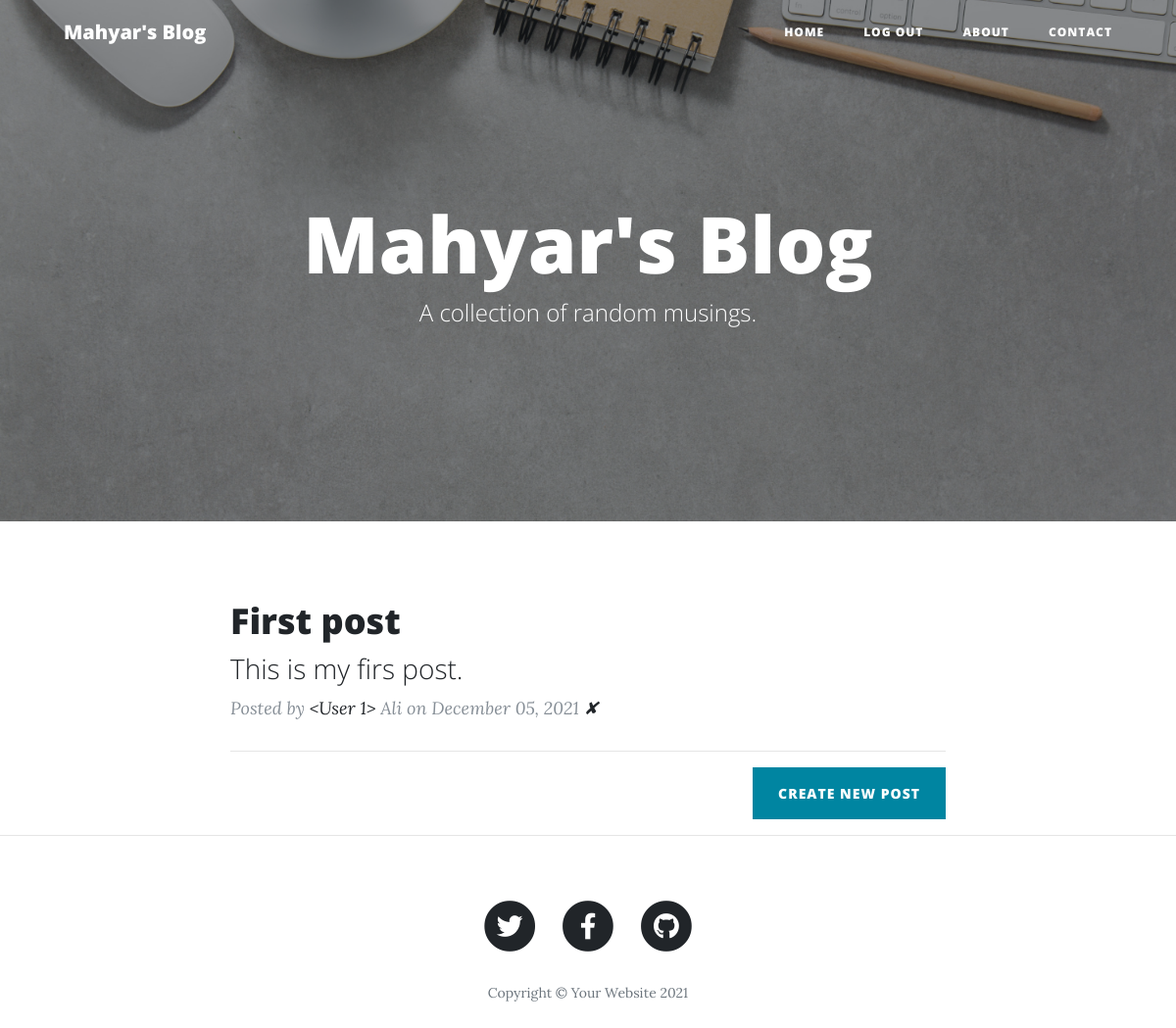
The page / (signed in) on the database its author committed.
### main.py (models this page shows)
class BlogPost(db.Model):
    __tablename__ = "blog_posts"
    id = db.Column(db.Integer, primary_key=True)
    author_id = db.Column(db.Integer, db.ForeignKey("users.id"))
    author = relationship("User", back_populates="posts")
    title = db.Column(db.String(250), unique=True, nullable=False)
    subtitle = db.Column(db.String(250), nullable=False)
    date = db.Column(db.String(250), nullable=False)
    body = db.Column(db.Text, nullable=False)
    img_url = db.Column(db.String(250), nullable=False)
    comments = relationship("Comment", back_populates="parent_post")

class User(UserMixin, db.Model):
    __tablename__ = "users"
    id = db.Column(db.Integer, primary_key=True)
    email = db.Column(db.String(100), unique=True)
    password = db.Column(db.String(100))
    name = db.Column(db.String(100))
    posts = relationship("BlogPost", back_populates="author")
    comments = relationship("Comment", back_populates="comment_author")

### main.py (the view)
@app.route('/')
def get_all_posts():
    posts = BlogPost.query.all()
    return render_template("index.html", all_posts=posts)

### main.py (called while the page is built)
@login_manager.user_loader
def load_user(user_id):
    return User.query.get(int(user_id))

### templates/index.html
{% include "header.html" %}
  <header class="masthead" style="background-image: url({{ url_for('static', filename='img/1.jpg')}})">
    <div class="overlay"></div>
    <div class="container">
      <div class="row">
        <div class="col-lg-8 col-md-10 mx-auto">
          <div class="site-heading">
            <h1>Mahyar's Blog</h1>
            <span class="subheading">A collection of random musings.</span>
          </div>
        </div>
      </div>
    </div>
  </header>
  <div class="container">
    <div class="row">
      <div class="col-lg-8 col-md-10 mx-auto">
        {% for post in all_posts %}
        <div class="post-preview">
          <a href="{{ url_for('show_post', post_id=post.id) }}">
            <h2 class="post-title">
              {{post.title}}
            </h2>
            <h3 class="post-subtitle">
              {{post.subtitle}}
            </h3>
          </a>
          <p class="post-meta">Posted by
            <a href="#">{{post.author}}</a>
            {{post.author.name}}
            on {{post.date}}
           {% if current_user.id == 1: %}
            <a href="{{url_for('delete_post', post_id=post.id) }}">✘</a>
            {% endif %}
          </p>
        </div>
        <hr>
        {% endfor %}
        {% if current_user.id == 1: %}
        <div class="clearfix">
          <a class="btn btn-primary float-right" href="{{url_for('add_new_post')}}">Create New Post</a>
        </div>
        {% endif %}
      </div>
    </div>
  </div>
  <hr>
{% include "footer.html" %}

### rows shown on the page
BlogPost: title "First post", subtitle "This is my firs post.", author "<User 1>", author.name "Ali", date "December 05, 2021"
